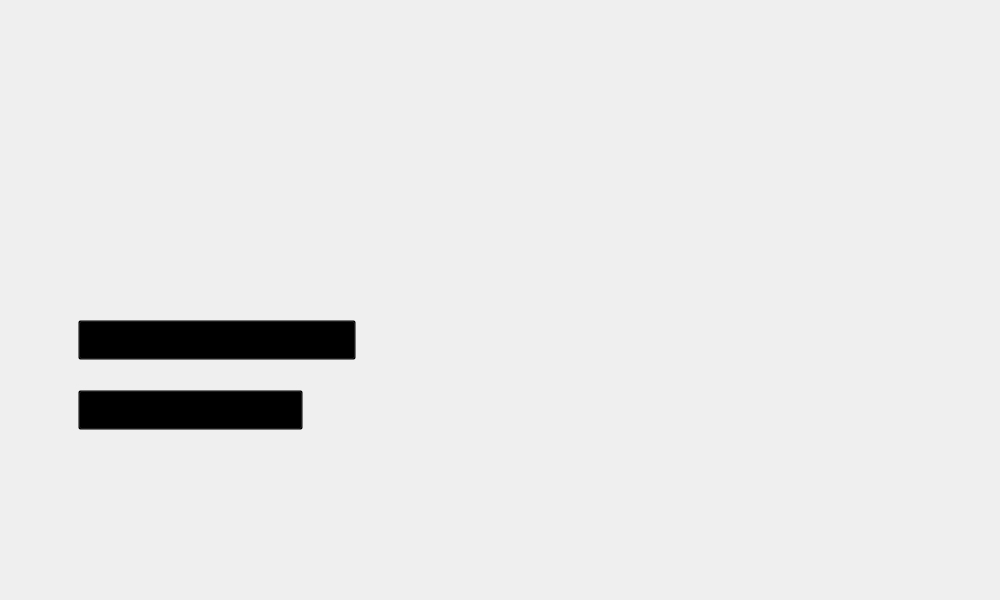
<?xml version="1.0" encoding="UTF-8"?>
<ui version="4.0">
 <class>F_Perdeu</class>
 <widget class="QMainWindow" name="F_Perdeu">
  <property name="geometry">
   <rect>
    <x>0</x>
    <y>0</y>
    <width>1000</width>
    <height>600</height>
   </rect>
  </property>
  <property name="minimumSize">
   <size>
    <width>1000</width>
    <height>600</height>
   </size>
  </property>
  <property name="maximumSize">
   <size>
    <width>1000</width>
    <height>600</height>
   </size>
  </property>
  <property name="windowTitle">
   <string>Você Perdeu</string>
  </property>
  <property name="windowIcon">
   <iconset>
    <normaloff>../image/toy_freddy.png</normaloff>../image/toy_freddy.png</iconset>
  </property>
  <widget class="QWidget" name="centralwidget">
   <widget class="QLabel" name="lb_background">
    <property name="geometry">
     <rect>
      <x>0</x>
      <y>0</y>
      <width>1000</width>
      <height>600</height>
     </rect>
    </property>
    <property name="text">
     <string/>
    </property>
    <property name="pixmap">
     <pixmap>../screen/perdeu_forca.png</pixmap>
    </property>
    <property name="scaledContents">
     <bool>true</bool>
    </property>
   </widget>
   <widget class="QPushButton" name="btn_fperdeuNovamente">
    <property name="geometry">
     <rect>
      <x>78</x>
      <y>320</y>
      <width>278</width>
      <height>40</height>
     </rect>
    </property>
    <property name="cursor">
     <cursorShape>PointingHandCursor</cursorShape>
    </property>
    <property name="styleSheet">
     <string notr="true">background: transparent;</string>
    </property>
    <property name="text">
     <string/>
    </property>
   </widget>
   <widget class="QPushButton" name="btn_fperdeuMenu">
    <property name="geometry">
     <rect>
      <x>78</x>
      <y>390</y>
      <width>225</width>
      <height>40</height>
     </rect>
    </property>
    <property name="cursor">
     <cursorShape>PointingHandCursor</cursorShape>
    </property>
    <property name="styleSheet">
     <string notr="true">background: transparent;</string>
    </property>
    <property name="text">
     <string/>
    </property>
   </widget>
  </widget>
 </widget>
 <resources/>
 <connections/>
</ui>
